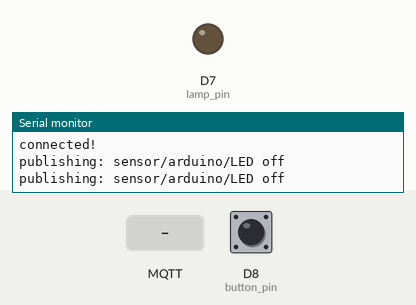
Recording of a sketch running on a simulated Arduino Uno R4 WiFi. Shown: output pins drawn as LEDs (lit = HIGH), the last lines printed to the serial monitor. Dashed ring = blinking. The inputs (shaded band) are chosen by the test bench; at power-on: D8 (button_pin) HIGH. WiFi joins after 1.5 s; servers stay silent unless stated; no MQTT or app messages arrive unless stated; not simulated (calls return 0 or success): arduino_secrets.h.

Above: at 2.7 s.
2.8 s: D8 (button_pin) pulled LOW for 1 s
At 4.1 s:
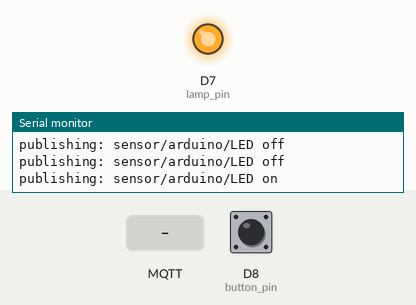
6.8 s: MQTT message "1" arrives on the first subscribed topic
At 7.6 s:
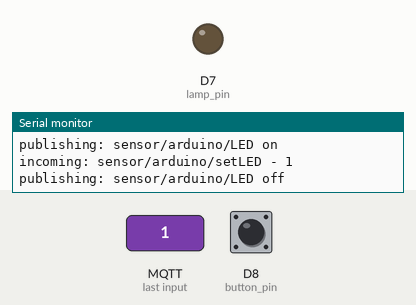
8.3 s: D8 (button_pin) pulled LOW for 0.15 s
At 9.5 s:
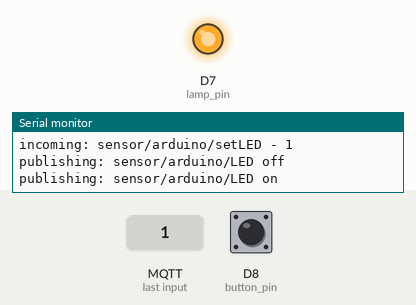
9.9 s: D8 (button_pin) pulled LOW for 3.2 s
At 10.3 s:
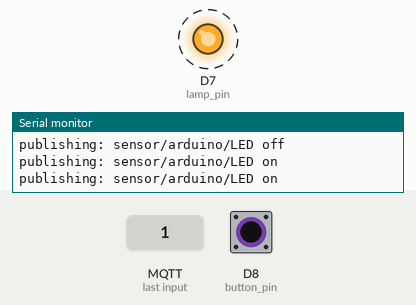
14.6 s: MQTT message "off" arrives on the first subscribed topic
At 16.0 s:
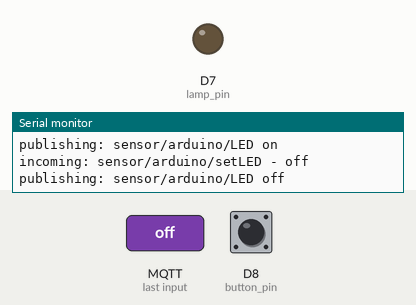
Timing chart, 0 to 17.1 s (numbered marks = the images above; inputs shaded):
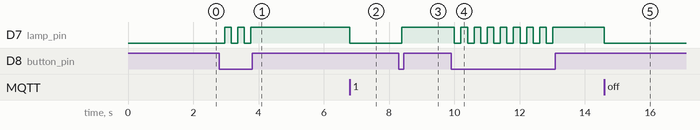

Measured:
- after the input at 2.8 s, D7 (lamp_pin): alternates HIGH for 0.20 s and LOW for 0.20 s, 5 changes in all, then stays HIGH, starting after 0.16 s
- after the input at 6.8 s, D7 (lamp_pin): HIGH → LOW at once
- after the input at 8.3 s, D7 (lamp_pin): LOW → HIGH after 0.09 s
- after the input at 9.9 s, D7 (lamp_pin): alternates HIGH for 0.20 s and LOW for 0.20 s, 16 changes in all, then stays HIGH, starting after 0.10 s
- after the input at 14.6 s, D7 (lamp_pin): HIGH → LOW at once

The sketch:

d50.2.1.ino
```cpp
// (licence header left out)
#include <WiFiS3.h>
#include <MQTT.h>
#include "arduino_secrets.h"

const char ssid[] = SECRET_SSID;
const char pass[] = SECRET_PASS;

const char serveraddr[] = "XX.YY.ZZ.TT"; // MQTT BROKER ADDRESS
WiFiClient net;
MQTTClient client;

unsigned long lastMillis = 4000;

void printWifiStatus();

void connect() {
    Serial.print("---- checking wifi ");
    while (WiFi.status() != WL_CONNECTED) {
        Serial.print(".");
        delay(1000);
    }
    Serial.println(" OK");
    printWifiStatus();

    Serial.print("\n---- connecting to MQTT broker ");
    while (!client.connect("arduino", "public", "public")) {
        Serial.print(".");
        delay(1000);
    }
    Serial.println(" OK");

    Serial.println("\nconnected!");

    client.subscribe("sensor/arduino/setLED");
    // client.unsubscribe("sensor/arduino/setLED");
}

/* "LAMP" status declarations: */
const int lamp_pin = 7;
int lamp_status;
/* "LAMP" status end. */

/* button pin declarations: */
const int button_pin = 8;
const int button_delay = 200; // Button contact bounce
int button_millis = 0;
/* button pin end. */

void messageReceived(String &topic, String &payload) {
    Serial.println("incoming: " + topic + " - " + payload);

    /* "LAMP" on/off messages: */
    if(topic == "sensor/arduino/setLED") {
        if(payload == "on") {
            lamp_status = HIGH;
        }
        else {
            lamp_status = LOW;
        }
        digitalWrite(lamp_pin, lamp_status);
    }
    /* "LAMP" on/off end. */
}

void setup() {
    /* "LAMP" setup calls: */
    pinMode(lamp_pin, OUTPUT);
    lamp_status = LOW;
    digitalWrite(lamp_pin, lamp_status);
    /* "LAMP" setup end. */

    /* button setup calls: */
    pinMode(button_pin, INPUT_PULLUP);
    /* button setup end. */

    Serial.begin(115200);
    WiFi.begin(ssid, pass);

    // Note: Local domain names (e.g. "Computer.local" on OSX) are not supported
    // by Arduino. You need to set the IP address directly.
    client.begin(serveraddr, net);
    client.onMessage(messageReceived);

    connect();
    lastMillis = 0;
}

void loop() {
    client.loop();

    if (!client.connected()) {
        connect();
    }

    if (millis() - button_millis > button_delay) {
        int button = digitalRead(button_pin);
        button_millis = millis();
        if(button == LOW) {
            if(lamp_status == LOW)
                lamp_status = HIGH;
            else
                lamp_status = LOW;
            digitalWrite(lamp_pin, lamp_status);
        }
    }

    // publish a message roughly every 2nd second.
    if (millis() - lastMillis > 1000) {
        lastMillis = millis();
        if(lamp_status == LOW) {
            client.publish("sensor/arduino/LED", "off");
            Serial.println("publishing: sensor/arduino/LED off");
        }
        else {
            client.publish("sensor/arduino/LED", "on");
            Serial.println("publishing: sensor/arduino/LED on");
        }
    }
}

void printWifiStatus() {
    // print the SSID of the network you're attached to:
    Serial.print("SSID: ");
    Serial.println(WiFi.SSID());

    // print your board's IP address:
    IPAddress ip = WiFi.localIP();
    Serial.print("IP Address: ");
    Serial.println(ip);

    // print the received signal strength:
    long rssi = WiFi.RSSI();
    Serial.print("signal strength (RSSI):");
    Serial.print(rssi);
    Serial.println(" dBm");
}
```
